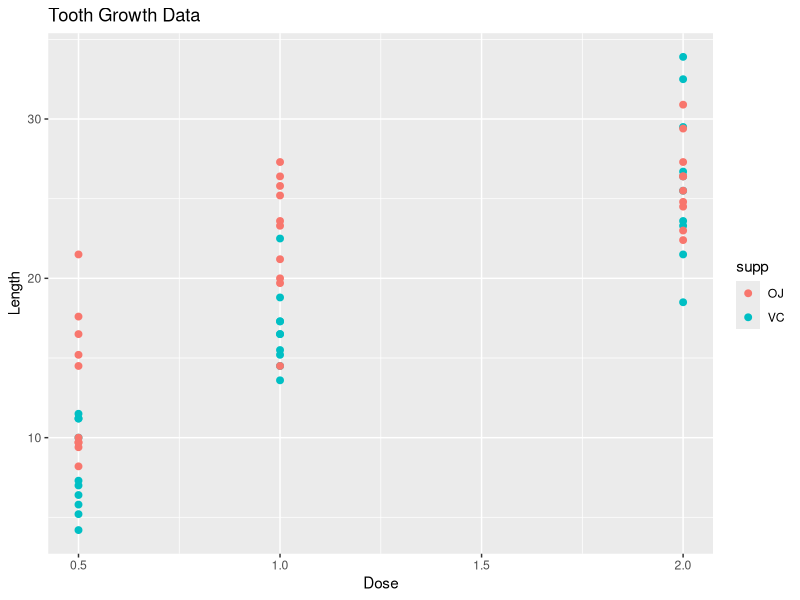

Write the R code that produced this figure. (Note: this script raises an error after producing the figure.)
## ---- chunk 1
knitr::opts_chunk$set(echo = TRUE)
## ---- chunk 2
library("datasets")
str(ToothGrowth)
## ---- chunk 3
library(ggplot2)
g <- ggplot(ToothGrowth, aes(dose, len))
g + geom_point(aes(color=supp), size=2) + 
  xlab("Dose") + ylab("Length") + ggtitle("Tooth Growth Data")
## ---- chunk 4
t.test(ToothGrowth$len~ToothGrowth$supp, paired=F, 
       var.equal=F, alt="two.sided")
